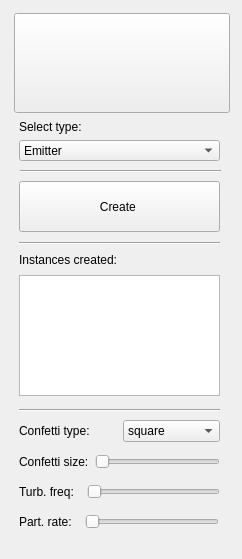
<?xml version="1.0" encoding="UTF-8"?>
<ui version="4.0">
 <class>MainWindow</class>
 <widget class="QMainWindow" name="MainWindow">
  <property name="enabled">
   <bool>true</bool>
  </property>
  <property name="geometry">
   <rect>
    <x>0</x>
    <y>0</y>
    <width>242</width>
    <height>559</height>
   </rect>
  </property>
  <property name="sizePolicy">
   <sizepolicy hsizetype="Fixed" vsizetype="Fixed">
    <horstretch>0</horstretch>
    <verstretch>0</verstretch>
   </sizepolicy>
  </property>
  <property name="minimumSize">
   <size>
    <width>242</width>
    <height>559</height>
   </size>
  </property>
  <property name="maximumSize">
   <size>
    <width>242</width>
    <height>559</height>
   </size>
  </property>
  <property name="focusPolicy">
   <enum>Qt::TabFocus</enum>
  </property>
  <property name="windowTitle">
   <string>Confetti Particles</string>
  </property>
  <property name="statusTip">
   <string/>
  </property>
  <property name="accessibleDescription">
   <string/>
  </property>
  <property name="layoutDirection">
   <enum>Qt::LeftToRight</enum>
  </property>
  <widget class="QWidget" name="centralwidget">
   <widget class="QListWidget" name="list">
    <property name="geometry">
     <rect>
      <x>19</x>
      <y>275</y>
      <width>201</width>
      <height>121</height>
     </rect>
    </property>
   </widget>
   <widget class="QPushButton" name="create_button">
    <property name="geometry">
     <rect>
      <x>19</x>
      <y>181</y>
      <width>201</width>
      <height>51</height>
     </rect>
    </property>
    <property name="text">
     <string>Create </string>
    </property>
   </widget>
   <widget class="Line" name="line">
    <property name="geometry">
     <rect>
      <x>19</x>
      <y>233</y>
      <width>201</width>
      <height>20</height>
     </rect>
    </property>
    <property name="orientation">
     <enum>Qt::Horizontal</enum>
    </property>
   </widget>
   <widget class="QLabel" name="label_4">
    <property name="geometry">
     <rect>
      <x>19</x>
      <y>252</y>
      <width>181</width>
      <height>16</height>
     </rect>
    </property>
    <property name="text">
     <string>Instances created:</string>
    </property>
   </widget>
   <widget class="QWidget" name="layoutWidget">
    <property name="geometry">
     <rect>
      <x>19</x>
      <y>480</y>
      <width>201</width>
      <height>24</height>
     </rect>
    </property>
    <layout class="QHBoxLayout" name="horizontalLayout_2">
     <item>
      <widget class="QLabel" name="label_5">
       <property name="text">
        <string>Turb. freq:  </string>
       </property>
      </widget>
     </item>
     <item>
      <widget class="QSlider" name="turbFreq">
       <property name="orientation">
        <enum>Qt::Horizontal</enum>
       </property>
      </widget>
     </item>
    </layout>
   </widget>
   <widget class="QWidget" name="layoutWidget_2">
    <property name="geometry">
     <rect>
      <x>19</x>
      <y>510</y>
      <width>200</width>
      <height>24</height>
     </rect>
    </property>
    <layout class="QHBoxLayout" name="horizontalLayout_4">
     <item>
      <widget class="QLabel" name="label_7">
       <property name="text">
        <string>Part. rate:  </string>
       </property>
      </widget>
     </item>
     <item>
      <widget class="QSlider" name="particleRate">
       <property name="orientation">
        <enum>Qt::Horizontal</enum>
       </property>
      </widget>
     </item>
    </layout>
   </widget>
   <widget class="QPushButton" name="marca">
    <property name="geometry">
     <rect>
      <x>14</x>
      <y>13</y>
      <width>216</width>
      <height>100</height>
     </rect>
    </property>
    <property name="cursor">
     <cursorShape>PointingHandCursor</cursorShape>
    </property>
    <property name="text">
     <string/>
    </property>
    <property name="icon">
     <iconset>
      <normaloff>../imgs/banner.jpg</normaloff>../imgs/banner.jpg</iconset>
    </property>
    <property name="iconSize">
     <size>
      <width>216</width>
      <height>100</height>
     </size>
    </property>
   </widget>
   <widget class="Line" name="line_2">
    <property name="geometry">
     <rect>
      <x>19</x>
      <y>400</y>
      <width>201</width>
      <height>20</height>
     </rect>
    </property>
    <property name="orientation">
     <enum>Qt::Horizontal</enum>
    </property>
   </widget>
   <widget class="QWidget" name="layoutWidget">
    <property name="geometry">
     <rect>
      <x>19</x>
      <y>450</y>
      <width>201</width>
      <height>24</height>
     </rect>
    </property>
    <layout class="QHBoxLayout" name="horizontalLayout">
     <item>
      <widget class="QLabel" name="label">
       <property name="text">
        <string>Confetti size:</string>
       </property>
      </widget>
     </item>
     <item>
      <widget class="QSlider" name="pSize">
       <property name="orientation">
        <enum>Qt::Horizontal</enum>
       </property>
      </widget>
     </item>
    </layout>
   </widget>
   <widget class="QWidget" name="layoutWidget">
    <property name="geometry">
     <rect>
      <x>19</x>
      <y>420</y>
      <width>201</width>
      <height>22</height>
     </rect>
    </property>
    <layout class="QHBoxLayout" name="horizontalLayout_3">
     <item>
      <widget class="QLabel" name="label_6">
       <property name="text">
        <string>Confetti type:</string>
       </property>
      </widget>
     </item>
     <item>
      <widget class="QComboBox" name="confettiType">
       <item>
        <property name="text">
         <string>square</string>
        </property>
       </item>
       <item>
        <property name="text">
         <string>circle</string>
        </property>
       </item>
      </widget>
     </item>
    </layout>
   </widget>
   <widget class="QWidget" name="layoutWidget">
    <property name="geometry">
     <rect>
      <x>19</x>
      <y>120</y>
      <width>201</width>
      <height>41</height>
     </rect>
    </property>
    <layout class="QVBoxLayout" name="verticalLayout">
     <item>
      <widget class="QLabel" name="label_3">
       <property name="text">
        <string>Select type:</string>
       </property>
      </widget>
     </item>
     <item>
      <widget class="QComboBox" name="selectTypes">
       <property name="contextMenuPolicy">
        <enum>Qt::ActionsContextMenu</enum>
       </property>
       <property name="acceptDrops">
        <bool>false</bool>
       </property>
       <property name="editable">
        <bool>false</bool>
       </property>
       <item>
        <property name="text">
         <string>Emitter </string>
        </property>
       </item>
       <item>
        <property name="text">
         <string>Plane Confetti</string>
        </property>
       </item>
      </widget>
     </item>
    </layout>
   </widget>
   <widget class="Line" name="line_3">
    <property name="geometry">
     <rect>
      <x>20</x>
      <y>161</y>
      <width>201</width>
      <height>20</height>
     </rect>
    </property>
    <property name="orientation">
     <enum>Qt::Horizontal</enum>
    </property>
   </widget>
  </widget>
  <widget class="QMenuBar" name="menubar">
   <property name="geometry">
    <rect>
     <x>0</x>
     <y>0</y>
     <width>242</width>
     <height>21</height>
    </rect>
   </property>
  </widget>
 </widget>
 <resources/>
 <connections/>
</ui>
